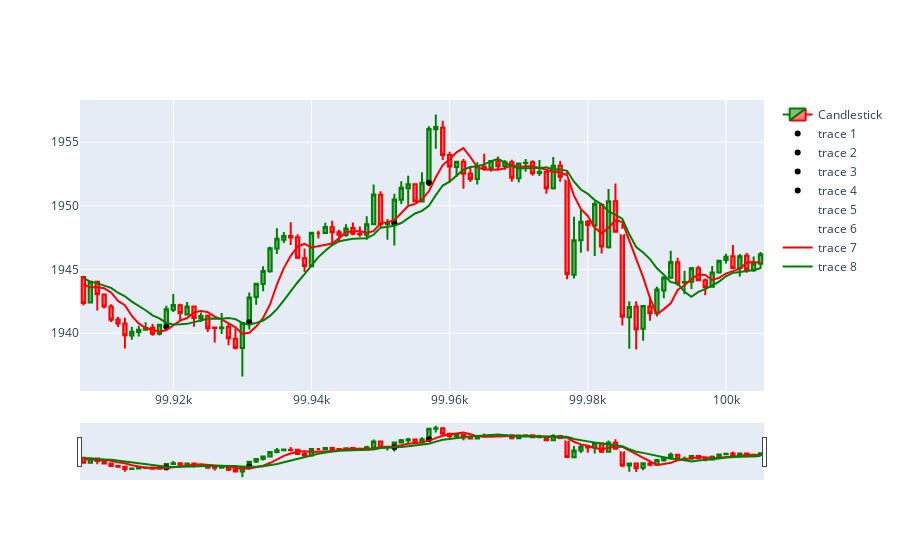

The cell this chart's notebook holds for it:
### Markdown cell above
# Plot For testing

### Code cell
import plotly.offline as pyo
import plotly.graph_objects as go


a = -100
b = -1

Open = df['Open'][a:b]
Close = df['Close'][a:b]
High = df['High'][a:b]
Low = df['Low'][a:b]
x = df.index[a:b]
sma1 = df['ma 1'][a:b]
sma2 = df['ma 2'][a:b]

signal = df['signal'][a:b]
color = df['color']
fvg = df['fvg']

fig = go.Figure()

fig.add_trace(go.Candlestick(
    x=x,
    open=Open,
    high=High,
    low=Low,
    close=Close,
    increasing=dict(line=dict(color='green')),
    decreasing=dict(line=dict(color='red')),
    name='Candlestick'
))

for i in x:
    if signal[i] == 1:
        fig.add_trace(go.Scatter(x=[i], y=[Open[i]], mode='markers', marker=dict(color='black')))
    elif signal[i] == 2:
        fig.add_trace(go.Scatter(x=[i], y=[Open[i]], mode='markers', marker=dict(color='white')))


# for i in x:
#     if fvg[i] >= 1.3:
#         fig.add_trace(go.Scatter(x=[i], y=[Open[i]], mode='markers', marker=dict(color='black')))

fig.add_trace(go.Scatter(x=x, y=sma1, mode='lines', marker=dict(color='red')))
fig.add_trace(go.Scatter(x=x, y=sma2, mode='lines', marker=dict(color='green')))

pyo.init_notebook_mode(connected=True)
pyo.iplot(fig)
